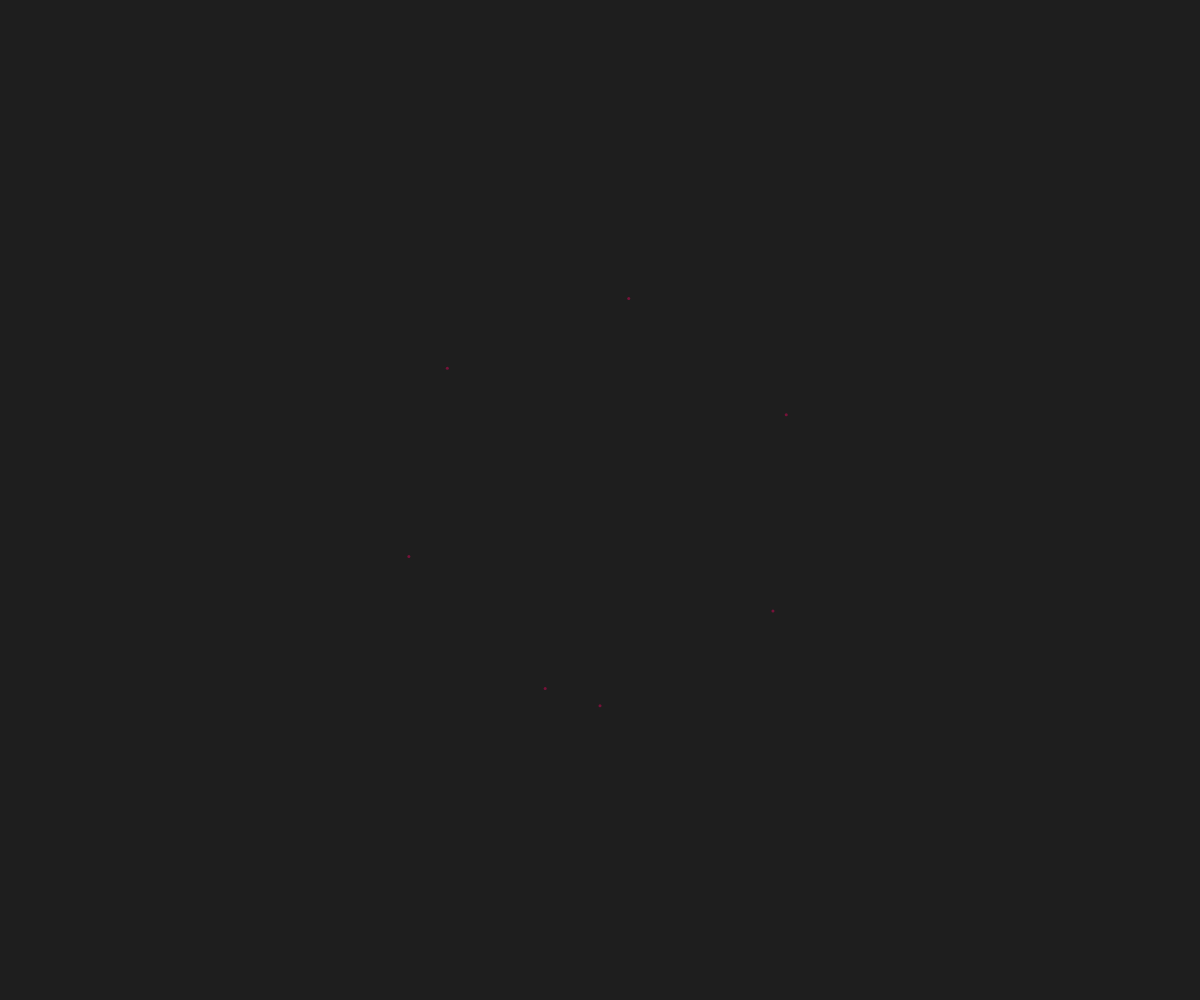
Frame 1 (no input)
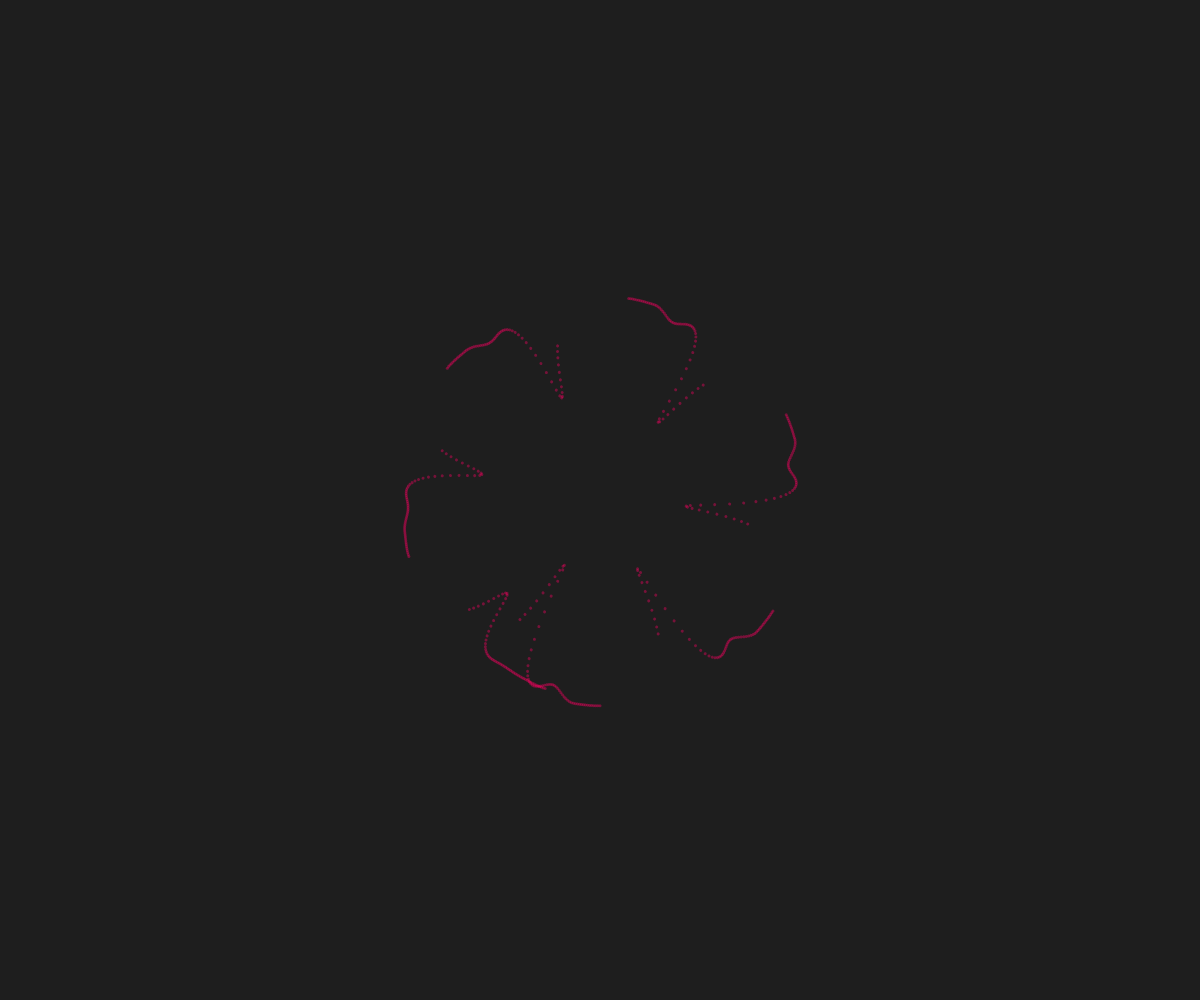
Frame 60 (no input)
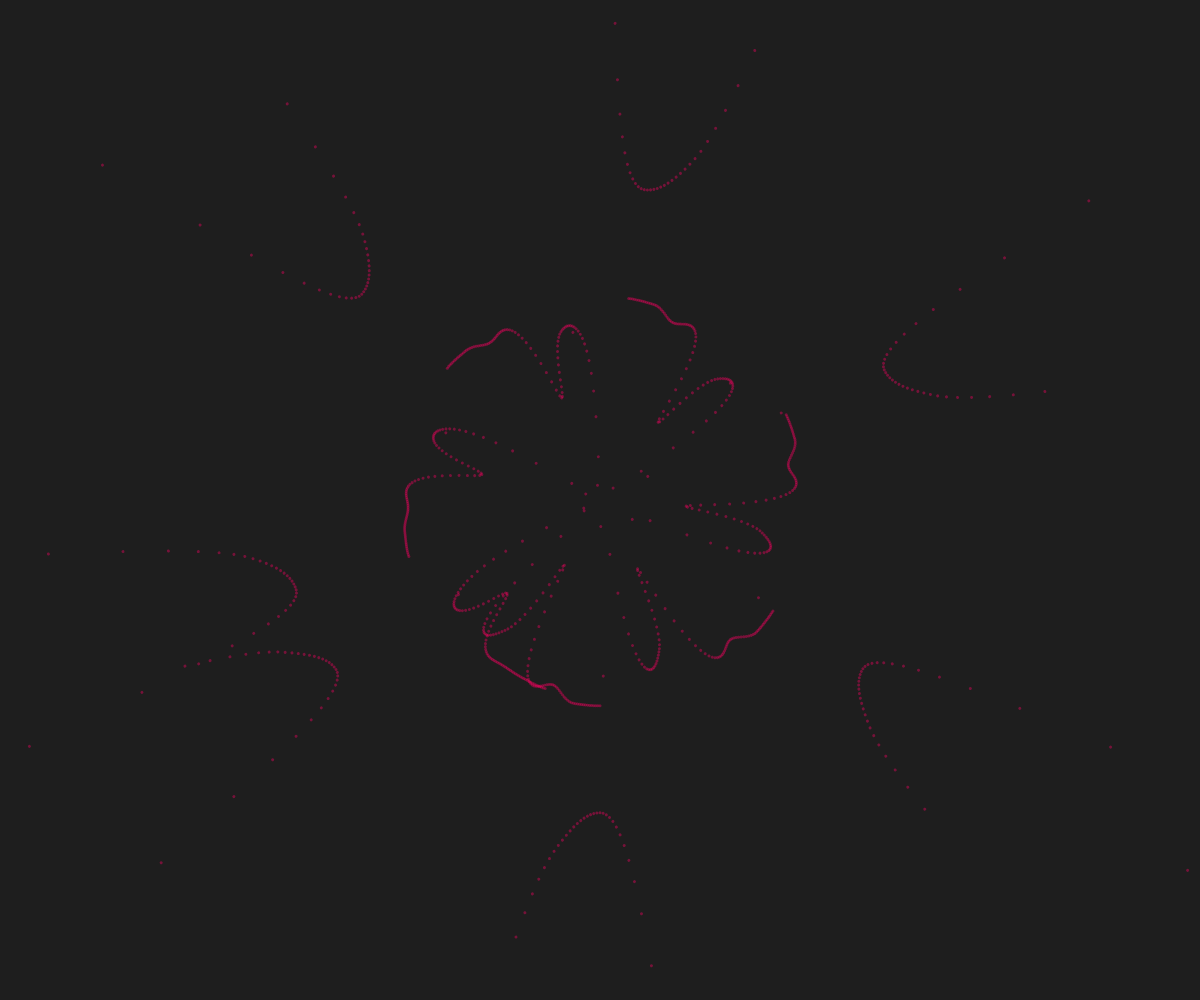
Frame 120 (the mouse pressed at the canvas centre since frame 60)

The p5.js sketch that drew these frames (run headless with seeded random() and noise() and a simulated clock; from frame 60 on, the mouse is pressed at the canvas centre):

// p5.js sketch
// ── sketch.js
// inspiration: https://thecodingtrain.com/CodingChallenges/036-blobby.html
// 19/12/2020

let yoff = 0;
let radius = 250;

function setup() {
  createCanvas(window.innerWidth, window.innerHeight);
  background(30);
}

function draw() {
  stroke(255, 0, 100, 100);
  strokeWeight(3);
  
  translate(width / 2, height / 2);
  rotate(yoff);
  
  let xoff = 0;
  for (var a = 0; a < TWO_PI; a += 1) {
    let offset = 3 * map(sin(xoff * yoff), 0, 1, -250, 250) / map(noise(xoff, yoff), 0, 1, -50, 50);
    let r = radius + offset;
    let x = r * sin(a);
    let y = r * cos(a);
    point(x, y);
    xoff += 0.01;
  }

  yoff += 0.01;

  if (frameCount == 2000) {
    noLoop();
  }
}
